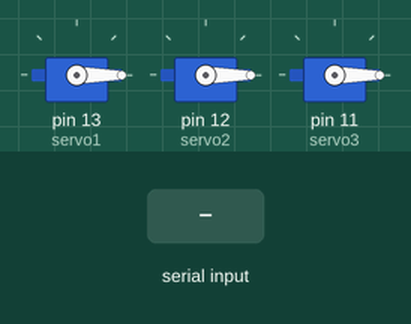
Bench run of a sketch on a simulated Arduino Uno, built with avr-gcc and run on an emulated ATmega328P. On the bench: 3 × servo. The inputs (shaded band) are chosen by the test bench.

Above: at 1.2 s.
1.3 s: "90,45,200\n" received over Serial
At 1.8 s:
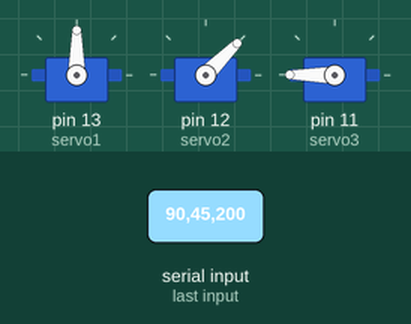
3.0 s: "30,150,10\n" received over Serial
At 4.2 s:
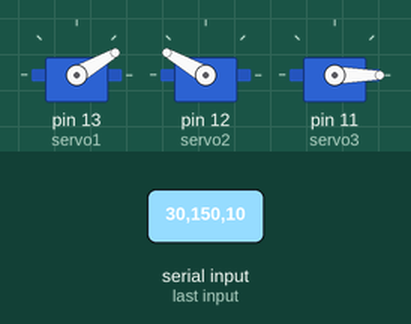
4.5 s: "90,45\n" received over Serial
At 5.6 s:
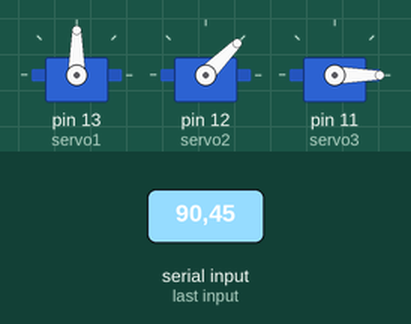
6.0 s: "90\n" received over Serial
At 6.8 s:
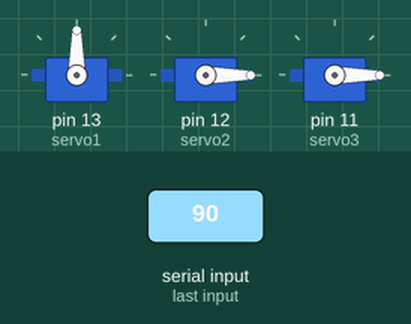
7.5 s: "200\n" received over Serial
At 8.0 s:
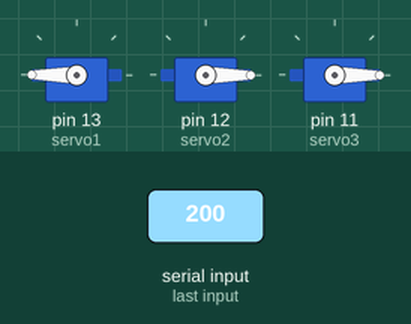
9.0 s: "30,150\n" received over Serial
At 10.4 s:
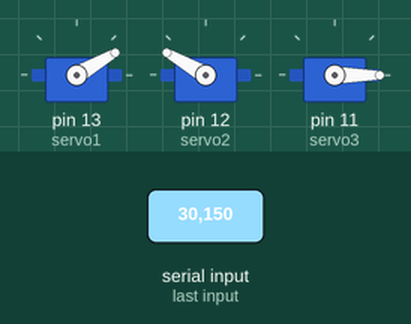
Timing chart, 0 to 11.5 s (numbered marks = the images above; inputs shaded):
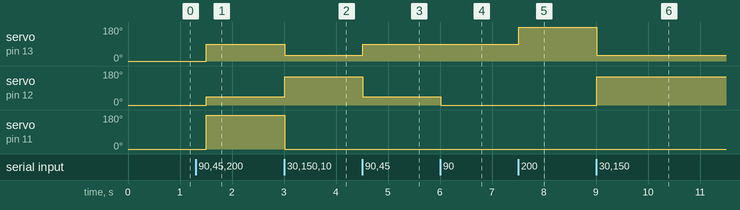

Measured:
- after the input at 1.3 s, servo on pin 13 (servo1): 0° → 90° after 0.20 s; servo on pin 12 (servo2): 0° → 45° after 0.20 s; servo on pin 11 (servo3): 0° → 180° after 0.20 s
- after the input at 3.0 s, servo on pin 13 (servo1): 90° → 30° at once; servo on pin 12 (servo2): 45° → 150° at once; servo on pin 11 (servo3): 180° → 0° at once
- after the input at 4.5 s, servo on pin 13 (servo1): 30° → 90° at once; servo on pin 12 (servo2): 150° → 45° at once
- after the input at 6.0 s, servo on pin 12 (servo2): 45° → 0° at once
- after the input at 7.5 s, servo on pin 13 (servo1): 90° → 180° at once
- after the input at 9.0 s, servo on pin 13 (servo1): 180° → 30° at once; servo on pin 12 (servo2): 0° → 150° at once

The sketch:

BracoAuto.ino
```cpp
#include <Servo.h>

Servo servo1;
Servo servo2;
Servo servo3;

int servoPositions[3];

void setup() {
  Serial.begin(9600);
  servo1.attach(13);
  servo2.attach(12);
  servo3.attach(11);

}

void loop() {
  while(Serial.available()){
    String input = Serial.readStringUntil('\n');
    servoPositions[0] = input.substring(0,3).toInt();
    servoPositions[1] = input.substring(3,6).toInt();
    servoPositions[2] = input.substring(6,9).toInt();
  }

  servo1.write(servoPositions[0]);
  servo2.write(servoPositions[1]);
  servo3.write(servoPositions[2]);

  delay(500);
}
```
